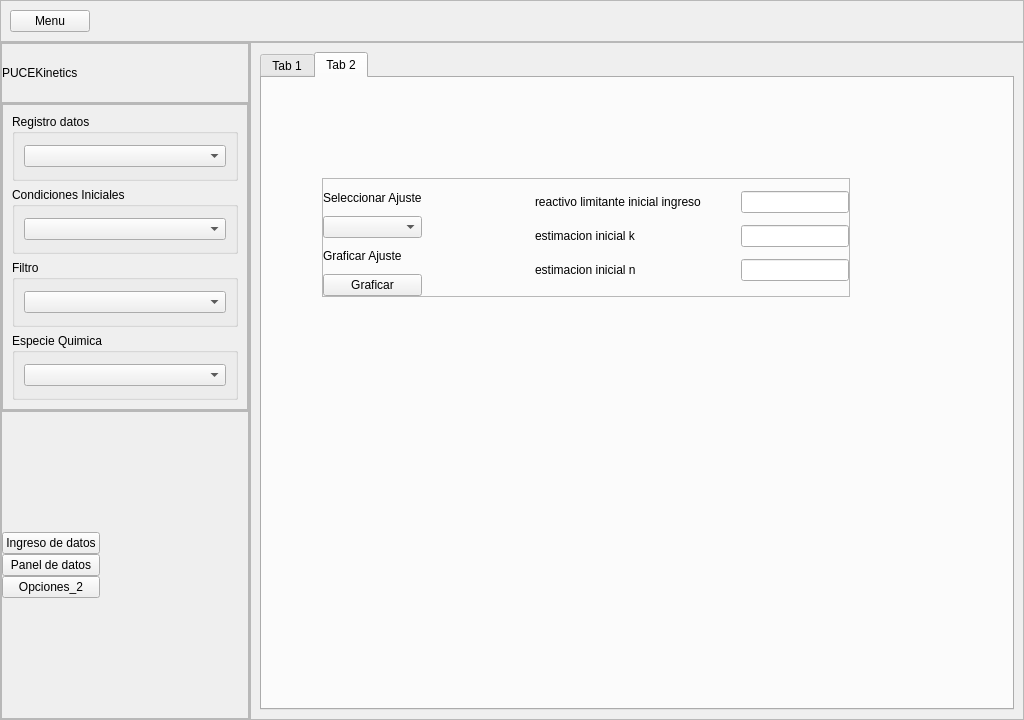
<?xml version="1.0" encoding="UTF-8"?>
<ui version="4.0">
 <class>MainWindow</class>
 <widget class="QMainWindow" name="MainWindow">
  <property name="geometry">
   <rect>
    <x>0</x>
    <y>0</y>
    <width>1024</width>
    <height>720</height>
   </rect>
  </property>
  <property name="windowTitle">
   <string>MainWindow</string>
  </property>
  <widget class="QWidget" name="centralwidget">
   <layout class="QVBoxLayout" name="verticalLayout">
    <property name="spacing">
     <number>0</number>
    </property>
    <property name="leftMargin">
     <number>0</number>
    </property>
    <property name="topMargin">
     <number>0</number>
    </property>
    <property name="rightMargin">
     <number>0</number>
    </property>
    <property name="bottomMargin">
     <number>0</number>
    </property>
    <item>
     <widget class="QFrame" name="panel_comando_superior">
      <property name="maximumSize">
       <size>
        <width>16777215</width>
        <height>60</height>
       </size>
      </property>
      <property name="styleSheet">
       <string notr="true">/*background-color: rgb(221, 221, 221);</string>
      </property>
      <property name="frameShape">
       <enum>QFrame::StyledPanel</enum>
      </property>
      <property name="frameShadow">
       <enum>QFrame::Raised</enum>
      </property>
      <layout class="QHBoxLayout" name="horizontalLayout_5">
       <item>
        <layout class="QHBoxLayout" name="horizontalLayout_4">
         <item>
          <widget class="QPushButton" name="menu_btn">
           <property name="text">
            <string>Menu</string>
           </property>
          </widget>
         </item>
         <item>
          <spacer name="horizontalSpacer_2">
           <property name="orientation">
            <enum>Qt::Horizontal</enum>
           </property>
           <property name="sizeHint" stdset="0">
            <size>
             <width>40</width>
             <height>20</height>
            </size>
           </property>
          </spacer>
         </item>
        </layout>
       </item>
      </layout>
     </widget>
    </item>
    <item>
     <widget class="QWidget" name="panel_contenido_principal" native="true">
      <layout class="QHBoxLayout" name="horizontalLayout">
       <property name="spacing">
        <number>0</number>
       </property>
       <property name="leftMargin">
        <number>0</number>
       </property>
       <property name="topMargin">
        <number>0</number>
       </property>
       <property name="rightMargin">
        <number>0</number>
       </property>
       <property name="bottomMargin">
        <number>0</number>
       </property>
       <item>
        <widget class="QFrame" name="menu_derecho">
         <property name="maximumSize">
          <size>
           <width>250</width>
           <height>16777215</height>
          </size>
         </property>
         <property name="styleSheet">
          <string notr="true">/*background-color: rgb(230, 230, 230);</string>
         </property>
         <property name="frameShape">
          <enum>QFrame::StyledPanel</enum>
         </property>
         <property name="frameShadow">
          <enum>QFrame::Raised</enum>
         </property>
         <layout class="QVBoxLayout" name="verticalLayout_7">
          <property name="spacing">
           <number>0</number>
          </property>
          <property name="leftMargin">
           <number>0</number>
          </property>
          <property name="topMargin">
           <number>0</number>
          </property>
          <property name="rightMargin">
           <number>0</number>
          </property>
          <property name="bottomMargin">
           <number>0</number>
          </property>
          <item>
           <widget class="QFrame" name="frame_4">
            <property name="maximumSize">
             <size>
              <width>16777215</width>
              <height>60</height>
             </size>
            </property>
            <property name="frameShape">
             <enum>QFrame::StyledPanel</enum>
            </property>
            <property name="frameShadow">
             <enum>QFrame::Raised</enum>
            </property>
            <layout class="QHBoxLayout" name="horizontalLayout_2">
             <property name="spacing">
              <number>0</number>
             </property>
             <property name="leftMargin">
              <number>0</number>
             </property>
             <property name="topMargin">
              <number>0</number>
             </property>
             <property name="rightMargin">
              <number>0</number>
             </property>
             <property name="bottomMargin">
              <number>0</number>
             </property>
             <item>
              <widget class="QLabel" name="label">
               <property name="maximumSize">
                <size>
                 <width>16777215</width>
                 <height>60</height>
                </size>
               </property>
               <property name="text">
                <string>PUCEKinetics</string>
               </property>
               <property name="textFormat">
                <enum>Qt::AutoText</enum>
               </property>
               <property name="scaledContents">
                <bool>false</bool>
               </property>
               <property name="wordWrap">
                <bool>false</bool>
               </property>
              </widget>
             </item>
            </layout>
           </widget>
          </item>
          <item>
           <widget class="QFrame" name="frame_3">
            <property name="frameShape">
             <enum>QFrame::StyledPanel</enum>
            </property>
            <property name="frameShadow">
             <enum>QFrame::Raised</enum>
            </property>
            <layout class="QVBoxLayout" name="verticalLayout_3">
             <property name="spacing">
              <number>0</number>
             </property>
             <property name="leftMargin">
              <number>0</number>
             </property>
             <property name="topMargin">
              <number>0</number>
             </property>
             <property name="rightMargin">
              <number>0</number>
             </property>
             <property name="bottomMargin">
              <number>0</number>
             </property>
             <item>
              <widget class="QFrame" name="frame_6">
               <property name="frameShape">
                <enum>QFrame::StyledPanel</enum>
               </property>
               <property name="frameShadow">
                <enum>QFrame::Raised</enum>
               </property>
               <layout class="QVBoxLayout" name="verticalLayout_9">
                <item>
                 <widget class="QGroupBox" name="groupBox">
                  <property name="title">
                   <string>Registro datos</string>
                  </property>
                  <layout class="QVBoxLayout" name="verticalLayout_8">
                   <item>
                    <widget class="QComboBox" name="registro_datos_box"/>
                   </item>
                  </layout>
                 </widget>
                </item>
                <item>
                 <widget class="QGroupBox" name="groupBox_2">
                  <property name="title">
                   <string>Condiciones Iniciales</string>
                  </property>
                  <layout class="QVBoxLayout" name="verticalLayout_12">
                   <item>
                    <widget class="QComboBox" name="condiciones_iniciales_box"/>
                   </item>
                  </layout>
                 </widget>
                </item>
                <item>
                 <widget class="QGroupBox" name="groupBox_3">
                  <property name="title">
                   <string>Filtro</string>
                  </property>
                  <layout class="QVBoxLayout" name="verticalLayout_13">
                   <item>
                    <widget class="QComboBox" name="filtro_datos_box"/>
                   </item>
                  </layout>
                 </widget>
                </item>
                <item>
                 <widget class="QGroupBox" name="groupBox_4">
                  <property name="title">
                   <string>Especie Quimica</string>
                  </property>
                  <layout class="QVBoxLayout" name="verticalLayout_16">
                   <item>
                    <widget class="QComboBox" name="filtro_datos_box_2"/>
                   </item>
                  </layout>
                 </widget>
                </item>
               </layout>
              </widget>
             </item>
            </layout>
           </widget>
          </item>
          <item>
           <widget class="QFrame" name="frame_7">
            <property name="frameShape">
             <enum>QFrame::StyledPanel</enum>
            </property>
            <property name="frameShadow">
             <enum>QFrame::Raised</enum>
            </property>
            <layout class="QVBoxLayout" name="verticalLayout_5">
             <property name="spacing">
              <number>0</number>
             </property>
             <property name="leftMargin">
              <number>0</number>
             </property>
             <property name="topMargin">
              <number>0</number>
             </property>
             <property name="rightMargin">
              <number>0</number>
             </property>
             <property name="bottomMargin">
              <number>0</number>
             </property>
             <item>
              <layout class="QHBoxLayout" name="horizontalLayout_3">
               <item>
                <layout class="QVBoxLayout" name="verticalLayout_4">
                 <property name="spacing">
                  <number>0</number>
                 </property>
                 <item>
                  <widget class="QPushButton" name="ingreso_datos_btn">
                   <property name="text">
                    <string>Ingreso de datos</string>
                   </property>
                  </widget>
                 </item>
                 <item>
                  <widget class="QPushButton" name="panel_datos_btn">
                   <property name="text">
                    <string>Panel de datos</string>
                   </property>
                  </widget>
                 </item>
                 <item>
                  <widget class="QPushButton" name="opcion_btn_3">
                   <property name="text">
                    <string>Opciones_2</string>
                   </property>
                  </widget>
                 </item>
                </layout>
               </item>
               <item>
                <spacer name="horizontalSpacer">
                 <property name="orientation">
                  <enum>Qt::Horizontal</enum>
                 </property>
                 <property name="sizeHint" stdset="0">
                  <size>
                   <width>40</width>
                   <height>20</height>
                  </size>
                 </property>
                </spacer>
               </item>
              </layout>
             </item>
            </layout>
           </widget>
          </item>
         </layout>
        </widget>
       </item>
       <item>
        <widget class="QFrame" name="panel_izquierdo">
         <property name="frameShape">
          <enum>QFrame::StyledPanel</enum>
         </property>
         <property name="frameShadow">
          <enum>QFrame::Raised</enum>
         </property>
         <layout class="QVBoxLayout" name="verticalLayout_6">
          <item>
           <widget class="QTabWidget" name="tabWidget">
            <property name="currentIndex">
             <number>1</number>
            </property>
            <widget class="QWidget" name="tab">
             <attribute name="title">
              <string>Tab 1</string>
             </attribute>
             <layout class="QHBoxLayout" name="horizontalLayout_7">
              <item>
               <widget class="QFrame" name="vista_previa_data">
                <property name="frameShape">
                 <enum>QFrame::StyledPanel</enum>
                </property>
                <property name="frameShadow">
                 <enum>QFrame::Raised</enum>
                </property>
                <layout class="QVBoxLayout" name="verticalLayout_10">
                 <property name="spacing">
                  <number>0</number>
                 </property>
                 <property name="leftMargin">
                  <number>0</number>
                 </property>
                 <property name="topMargin">
                  <number>0</number>
                 </property>
                 <property name="rightMargin">
                  <number>0</number>
                 </property>
                 <property name="bottomMargin">
                  <number>0</number>
                 </property>
                 <item>
                  <widget class="QFrame" name="grafico_frame">
                   <property name="minimumSize">
                    <size>
                     <width>200</width>
                     <height>200</height>
                    </size>
                   </property>
                   <property name="frameShape">
                    <enum>QFrame::StyledPanel</enum>
                   </property>
                   <property name="frameShadow">
                    <enum>QFrame::Raised</enum>
                   </property>
                   <layout class="QVBoxLayout" name="verticalLayout_2">
                    <property name="spacing">
                     <number>0</number>
                    </property>
                    <property name="leftMargin">
                     <number>0</number>
                    </property>
                    <property name="topMargin">
                     <number>0</number>
                    </property>
                    <property name="rightMargin">
                     <number>0</number>
                    </property>
                    <property name="bottomMargin">
                     <number>0</number>
                    </property>
                    <item>
                     <widget class="QLabel" name="label_3">
                      <property name="maximumSize">
                       <size>
                        <width>16777215</width>
                        <height>40</height>
                       </size>
                      </property>
                      <property name="text">
                       <string>Grafica de datos</string>
                      </property>
                     </widget>
                    </item>
                    <item>
                     <layout class="QVBoxLayout" name="vista_grafica">
                      <property name="spacing">
                       <number>0</number>
                      </property>
                     </layout>
                    </item>
                   </layout>
                  </widget>
                 </item>
                 <item>
                  <widget class="QTabWidget" name="tabWidget_2">
                   <property name="currentIndex">
                    <number>0</number>
                   </property>
                   <widget class="QWidget" name="datos_cineticos_tab">
                    <attribute name="title">
                     <string>Conjunto datos cinéticos</string>
                    </attribute>
                    <layout class="QHBoxLayout" name="horizontalLayout_6">
                     <item>
                      <widget class="QTableWidget" name="datos_cineticos_tabla">
                       <property name="focusPolicy">
                        <enum>Qt::NoFocus</enum>
                       </property>
                       <property name="showGrid">
                        <bool>false</bool>
                       </property>
                       <attribute name="horizontalHeaderMinimumSectionSize">
                        <number>50</number>
                       </attribute>
                       <attribute name="horizontalHeaderDefaultSectionSize">
                        <number>70</number>
                       </attribute>
                       <attribute name="horizontalHeaderStretchLastSection">
                        <bool>true</bool>
                       </attribute>
                       <attribute name="verticalHeaderVisible">
                        <bool>false</bool>
                       </attribute>
                       <column>
                        <property name="text">
                         <string>id</string>
                        </property>
                       </column>
                       <column>
                        <property name="text">
                         <string>tiempo</string>
                        </property>
                       </column>
                       <column>
                        <property name="text">
                         <string>concentracion</string>
                        </property>
                       </column>
                       <column>
                        <property name="text">
                         <string>otra_propiedad</string>
                        </property>
                       </column>
                       <column>
                        <property name="text">
                         <string>conversion_reactivo_limitante</string>
                        </property>
                       </column>
                       <column>
                        <property name="text">
                         <string>tipo_especie</string>
                        </property>
                       </column>
                       <column>
                        <property name="text">
                         <string>id_condiciones_iniciales</string>
                        </property>
                       </column>
                       <column>
                        <property name="text">
                         <string>nombre_data</string>
                        </property>
                       </column>
                       <column>
                        <property name="text">
                         <string>nombre_reaccion</string>
                        </property>
                       </column>
                       <column>
                        <property name="text">
                         <string>especie_quimica</string>
                        </property>
                       </column>
                      </widget>
                     </item>
                    </layout>
                   </widget>
                   <widget class="QWidget" name="reaccion_quimica_tab">
                    <attribute name="title">
                     <string>Reacción Química </string>
                    </attribute>
                    <layout class="QHBoxLayout" name="horizontalLayout_9">
                     <item>
                      <widget class="QTableWidget" name="reaccion_quimica_tabla">
                       <property name="focusPolicy">
                        <enum>Qt::NoFocus</enum>
                       </property>
                       <property name="showGrid">
                        <bool>false</bool>
                       </property>
                       <attribute name="horizontalHeaderMinimumSectionSize">
                        <number>50</number>
                       </attribute>
                       <attribute name="horizontalHeaderDefaultSectionSize">
                        <number>70</number>
                       </attribute>
                       <attribute name="horizontalHeaderStretchLastSection">
                        <bool>true</bool>
                       </attribute>
                       <attribute name="verticalHeaderVisible">
                        <bool>false</bool>
                       </attribute>
                       <column>
                        <property name="text">
                         <string>id</string>
                        </property>
                       </column>
                       <column>
                        <property name="text">
                         <string>especie_quimica</string>
                        </property>
                       </column>
                       <column>
                        <property name="text">
                         <string>formula</string>
                        </property>
                       </column>
                       <column>
                        <property name="text">
                         <string>coeficiente_estequiometrico</string>
                        </property>
                       </column>
                       <column>
                        <property name="text">
                         <string>detalle</string>
                        </property>
                       </column>
                       <column>
                        <property name="text">
                         <string>tipo_especie</string>
                        </property>
                       </column>
                       <column>
                        <property name="text">
                         <string>nombre_reaccion</string>
                        </property>
                       </column>
                      </widget>
                     </item>
                    </layout>
                   </widget>
                   <widget class="QWidget" name="condicione_iniciales">
                    <attribute name="title">
                     <string>Condiciones Iniciales</string>
                    </attribute>
                    <layout class="QVBoxLayout" name="verticalLayout_11">
                     <item>
                      <widget class="QTableWidget" name="condiciones_iniciales_tabla">
                       <property name="focusPolicy">
                        <enum>Qt::NoFocus</enum>
                       </property>
                       <property name="showGrid">
                        <bool>false</bool>
                       </property>
                       <attribute name="horizontalHeaderMinimumSectionSize">
                        <number>50</number>
                       </attribute>
                       <attribute name="horizontalHeaderDefaultSectionSize">
                        <number>70</number>
                       </attribute>
                       <attribute name="horizontalHeaderStretchLastSection">
                        <bool>true</bool>
                       </attribute>
                       <attribute name="verticalHeaderVisible">
                        <bool>false</bool>
                       </attribute>
                       <column>
                        <property name="text">
                         <string>id</string>
                        </property>
                       </column>
                       <column>
                        <property name="text">
                         <string>temperatura</string>
                        </property>
                       </column>
                       <column>
                        <property name="text">
                         <string>tiempo</string>
                        </property>
                       </column>
                       <column>
                        <property name="text">
                         <string>presion_total</string>
                        </property>
                       </column>
                       <column>
                        <property name="text">
                         <string>presion_parcial</string>
                        </property>
                       </column>
                       <column>
                        <property name="text">
                         <string>fraccion_molar</string>
                        </property>
                       </column>
                       <column>
                        <property name="text">
                         <string>especie_quimica</string>
                        </property>
                       </column>
                       <column>
                        <property name="text">
                         <string>tipo_especie</string>
                        </property>
                       </column>
                       <column>
                        <property name="text">
                         <string>detalle</string>
                        </property>
                       </column>
                       <column>
                        <property name="text">
                         <string>nombre_data</string>
                        </property>
                       </column>
                      </widget>
                     </item>
                    </layout>
                   </widget>
                  </widget>
                 </item>
                </layout>
               </widget>
              </item>
             </layout>
            </widget>
            <widget class="QWidget" name="tab_2">
             <attribute name="title">
              <string>Tab 2</string>
             </attribute>
             <widget class="QFrame" name="modelamiento">
              <property name="geometry">
               <rect>
                <x>60</x>
                <y>100</y>
                <width>528</width>
                <height>119</height>
               </rect>
              </property>
              <property name="frameShape">
               <enum>QFrame::StyledPanel</enum>
              </property>
              <property name="frameShadow">
               <enum>QFrame::Raised</enum>
              </property>
              <layout class="QHBoxLayout" name="horizontalLayout_14">
               <property name="spacing">
                <number>0</number>
               </property>
               <property name="leftMargin">
                <number>0</number>
               </property>
               <property name="topMargin">
                <number>0</number>
               </property>
               <property name="rightMargin">
                <number>0</number>
               </property>
               <property name="bottomMargin">
                <number>0</number>
               </property>
               <item>
                <layout class="QHBoxLayout" name="horizontalLayout_15">
                 <item>
                  <layout class="QVBoxLayout" name="verticalLayout_14">
                   <item>
                    <widget class="QLabel" name="label_8">
                     <property name="text">
                      <string>Seleccionar Ajuste</string>
                     </property>
                    </widget>
                   </item>
                   <item>
                    <widget class="QComboBox" name="ajustar_modelo_box"/>
                   </item>
                   <item>
                    <widget class="QLabel" name="label_9">
                     <property name="text">
                      <string>Graficar Ajuste</string>
                     </property>
                    </widget>
                   </item>
                   <item>
                    <widget class="QPushButton" name="graficar_btn">
                     <property name="text">
                      <string>Graficar</string>
                     </property>
                    </widget>
                   </item>
                  </layout>
                 </item>
                 <item>
                  <spacer name="horizontalSpacer_7">
                   <property name="orientation">
                    <enum>Qt::Horizontal</enum>
                   </property>
                   <property name="sizeHint" stdset="0">
                    <size>
                     <width>40</width>
                     <height>20</height>
                    </size>
                   </property>
                  </spacer>
                 </item>
                 <item>
                  <layout class="QVBoxLayout" name="verticalLayout_15">
                   <item>
                    <layout class="QHBoxLayout" name="horizontalLayout_16">
                     <item>
                      <widget class="QLabel" name="label_10">
                       <property name="text">
                        <string>reactivo limitante inicial ingreso</string>
                       </property>
                      </widget>
                     </item>
                     <item>
                      <spacer name="horizontalSpacer_8">
                       <property name="orientation">
                        <enum>Qt::Horizontal</enum>
                       </property>
                       <property name="sizeHint" stdset="0">
                        <size>
                         <width>40</width>
                         <height>20</height>
                        </size>
                       </property>
                      </spacer>
                     </item>
                     <item>
                      <widget class="QLineEdit" name="reactivo_limitante_inicial_edit">
                       <property name="tabletTracking">
                        <bool>false</bool>
                       </property>
                       <property name="contextMenuPolicy">
                        <enum>Qt::DefaultContextMenu</enum>
                       </property>
                       <property name="toolTip">
                        <string extracomment="comentario aquí"/>
                       </property>
                       <property name="statusTip">
                        <string extracomment="cometario 2 aquí"/>
                       </property>
                       <property name="whatsThis">
                        <string extracomment="cometario 3 aquí"/>
                       </property>
                       <property name="text">
                        <string/>
                       </property>
                      </widget>
                     </item>
                    </layout>
                   </item>
                   <item>
                    <layout class="QHBoxLayout" name="horizontalLayout_17">
                     <item>
                      <widget class="QLabel" name="label_11">
                       <property name="text">
                        <string>estimacion inicial k</string>
                       </property>
                      </widget>
                     </item>
                     <item>
                      <spacer name="horizontalSpacer_9">
                       <property name="orientation">
                        <enum>Qt::Horizontal</enum>
                       </property>
                       <property name="sizeHint" stdset="0">
                        <size>
                         <width>40</width>
                         <height>20</height>
                        </size>
                       </property>
                      </spacer>
                     </item>
                     <item>
                      <widget class="QLineEdit" name="estimacion_inicial_k_edit">
                       <property name="tabletTracking">
                        <bool>false</bool>
                       </property>
                       <property name="contextMenuPolicy">
                        <enum>Qt::DefaultContextMenu</enum>
                       </property>
                       <property name="toolTip">
                        <string extracomment="comentario aquí"/>
                       </property>
                       <property name="statusTip">
                        <string extracomment="cometario 2 aquí"/>
                       </property>
                       <property name="whatsThis">
                        <string extracomment="cometario 3 aquí"/>
                       </property>
                       <property name="text">
                        <string/>
                       </property>
                      </widget>
                     </item>
                    </layout>
                   </item>
                   <item>
                    <layout class="QHBoxLayout" name="horizontalLayout_18">
                     <item>
                      <widget class="QLabel" name="label_12">
                       <property name="text">
                        <string>estimacion inicial n</string>
                       </property>
                      </widget>
                     </item>
                     <item>
                      <spacer name="horizontalSpacer_10">
                       <property name="orientation">
                        <enum>Qt::Horizontal</enum>
                       </property>
                       <property name="sizeHint" stdset="0">
                        <size>
                         <width>40</width>
                         <height>20</height>
                        </size>
                       </property>
                      </spacer>
                     </item>
                     <item>
                      <widget class="QLineEdit" name="estimacion_inicial_n_edit">
                       <property name="tabletTracking">
                        <bool>false</bool>
                       </property>
                       <property name="contextMenuPolicy">
                        <enum>Qt::DefaultContextMenu</enum>
                       </property>
                       <property name="toolTip">
                        <string extracomment="comentario aquí"/>
                       </property>
                       <property name="statusTip">
                        <string extracomment="cometario 2 aquí"/>
                       </property>
                       <property name="whatsThis">
                        <string extracomment="cometario 3 aquí"/>
                       </property>
                       <property name="text">
                        <string/>
                       </property>
                      </widget>
                     </item>
                    </layout>
                   </item>
                  </layout>
                 </item>
                </layout>
               </item>
              </layout>
             </widget>
            </widget>
           </widget>
          </item>
         </layout>
        </widget>
       </item>
      </layout>
     </widget>
    </item>
   </layout>
  </widget>
 </widget>
 <resources/>
 <connections/>
</ui>
